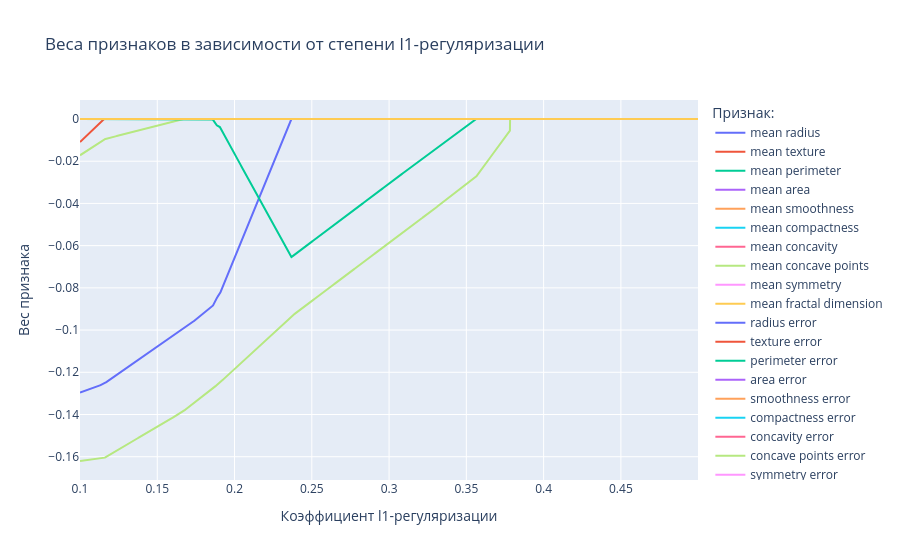

The notebook cell this image was saved under:
### Code cell
l1_coefs_fig = go.Figure()
for i in range(X.shape[1]):
    l1_coefs_fig.add_trace(
        go.Scatter(
            x=alpha_range,
            y=coefs[:, i],
            name=feature_names[i],
            mode='lines'
        )
    )
l1_coefs_fig.update_layout(
    title='Веса признаков в зависимости от степени l1-регуляризации',
    xaxis_title='Коэффициент l1-регуляризации',
    yaxis_title='Вес признака',
    legend=dict(
        title='Признак:',
    ),
)
l1_coefs_fig.show()

### Figure 1 — Plotly figure (JSON) as saved in the notebook; plotly's stock layout.template omitted (floating-point values rounded to 4 significant figures; data arrays with more than 128 entries replaced by an {"elided": "..."} marker saying what was removed)
{"data": [{"mode": "lines", "name": "mean radius", "type": "scatter", "x": {"elided": "4000 float values"}, "y": {"elided": "4000 float values"}}, {"mode": "lines", "name": "mean texture", "type": "scatter", "x": {"elided": "4000 float values"}, "y": {"elided": "4000 float values"}}, {"mode": "lines", "name": "mean perimeter", "type": "scatter", "x": {"elided": "4000 float values"}, "y": {"elided": "4000 float values"}}, {"mode": "lines", "name": "mean area", "type": "scatter", "x": {"elided": "4000 float values"}, "y": {"elided": "4000 float values"}}, {"mode": "lines", "name": "mean smoothness", "type": "scatter", "x": {"elided": "4000 float values"}, "y": {"elided": "4000 float values"}}, {"mode": "lines", "name": "mean compactness", "type": "scatter", "x": {"elided": "4000 float values"}, "y": {"elided": "4000 float values"}}, {"mode": "lines", "name": "mean concavity", "type": "scatter", "x": {"elided": "4000 float values"}, "y": {"elided": "4000 float values"}}, {"mode": "lines", "name": "mean concave points", "type": "scatter", "x": {"elided": "4000 float values"}, "y": {"elided": "4000 float values"}}, {"mode": "lines", "name": "mean symmetry", "type": "scatter", "x": {"elided": "4000 float values"}, "y": {"elided": "4000 float values"}}, {"mode": "lines", "name": "mean fractal dimension", "type": "scatter", "x": {"elided": "4000 float values"}, "y": {"elided": "4000 float values"}}, {"mode": "lines", "name": "radius error", "type": "scatter", "x": {"elided": "4000 float values"}, "y": {"elided": "4000 float values"}}, {"mode": "lines", "name": "texture error", "type": "scatter", "x": {"elided": "4000 float values"}, "y": {"elided": "4000 float values"}}, {"mode": "lines", "name": "perimeter error", "type": "scatter", "x": {"elided": "4000 float values"}, "y": {"elided": "4000 float values"}}, {"mode": "lines", "name": "area error", "type": "scatter", "x": {"elided": "4000 float values"}, "y": {"elided": "4000 float values"}}, {"mode": "lines", "name": "smoothness error", "type": "scatter", "x": {"elided": "4000 float values"}, "y": {"elided": "4000 float values"}}, {"mode": "lines", "name": "compactness error", "type": "scatter", "x": {"elided": "4000 float values"}, "y": {"elided": "4000 float values"}}, {"mode": "lines", "name": "concavity error", "type": "scatter", "x": {"elided": "4000 float values"}, "y": {"elided": "4000 float values"}}, {"mode": "lines", "name": "concave points error", "type": "scatter", "x": {"elided": "4000 float values"}, "y": {"elided": "4000 float values"}}, {"mode": "lines", "name": "symmetry error", "type": "scatter", "x": {"elided": "4000 float values"}, "y": {"elided": "4000 float values"}}, {"mode": "lines", "name": "fractal dimension error", "type": "scatter", "x": {"elided": "4000 float values"}, "y": {"elided": "4000 float values"}}, {"mode": "lines", "name": "worst radius", "type": "scatter", "x": {"elided": "4000 float values"}, "y": {"elided": "4000 float values"}}, {"mode": "lines", "name": "worst texture", "type": "scatter", "x": {"elided": "4000 float values"}, "y": {"elided": "4000 float values"}}, {"mode": "lines", "name": "worst perimeter", "type": "scatter", "x": {"elided": "4000 float values"}, "y": {"elided": "4000 float values"}}, {"mode": "lines", "name": "worst area", "type": "scatter", "x": {"elided": "4000 float values"}, "y": {"elided": "4000 float values"}}, {"mode": "lines", "name": "worst smoothness", "type": "scatter", "x": {"elided": "4000 float values"}, "y": {"elided": "4000 float values"}}, {"mode": "lines", "name": "worst compactness", "type": "scatter", "x": {"elided": "4000 float values"}, "y": {"elided": "4000 float values"}}, {"mode": "lines", "name": "worst concavity", "type": "scatter", "x": {"elided": "4000 float values"}, "y": {"elided": "4000 float values"}}, {"mode": "lines", "name": "worst concave points", "type": "scatter", "x": {"elided": "4000 float values"}, "y": {"elided": "4000 float values"}}, {"mode": "lines", "name": "worst symmetry", "type": "scatter", "x": {"elided": "4000 float values"}, "y": {"elided": "4000 float values"}}, {"mode": "lines", "name": "worst fractal dimension", "type": "scatter", "x": {"elided": "4000 float values"}, "y": {"elided": "4000 float values"}}], "layout": {"legend": {"title": {"text": "Признак:"}}, "title": {"text": "Веса признаков в зависимости от степени l1-регуляризации"}, "xaxis": {"title": {"text": "Коэффициент l1-регуляризации"}}, "yaxis": {"title": {"text": "Вес признака"}}}}
